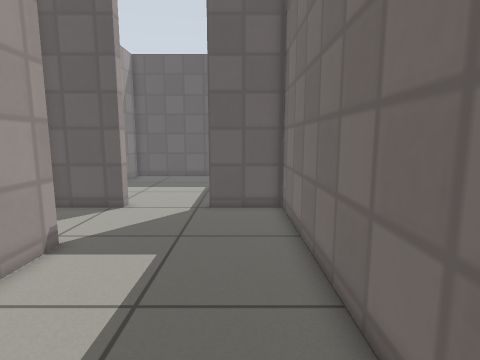
[1] (above)

17 first-person views from a walk through a world built for the Gazebo simulator. The camera is 0.78 m above the floor, tilts 8° down and sees 80° across. The floor is counted in squares, 0.25 m on a side. Each view is taken from the middle of a square. On the plan, view 1 faces up. The plan holds only what a view shows up to about 20 squares ahead; the rest is blank. Simple patterns stand in for the simulator's built-in surfaces.

[2]
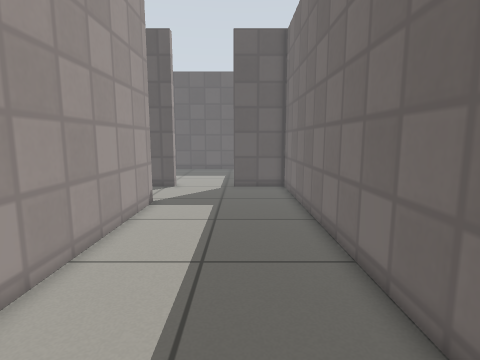

[3]
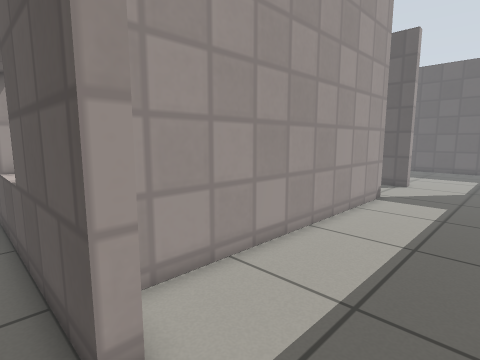

[4]
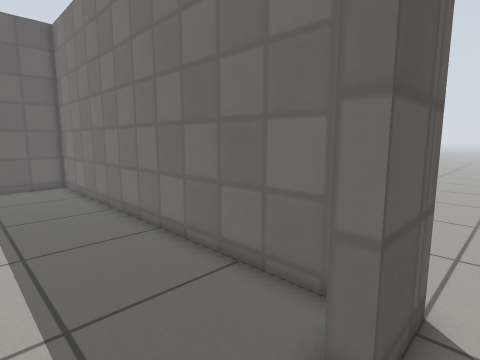

[5]
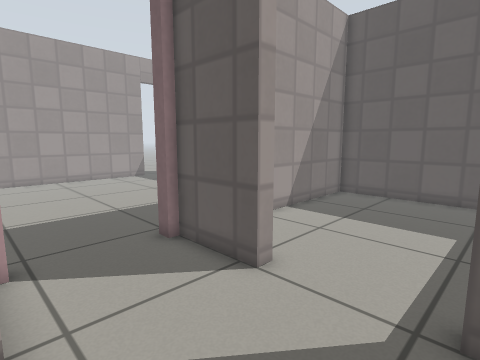

[6]
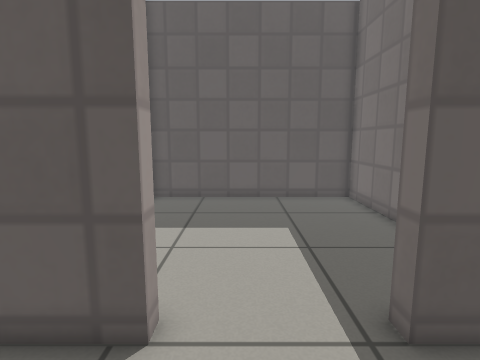

[7]
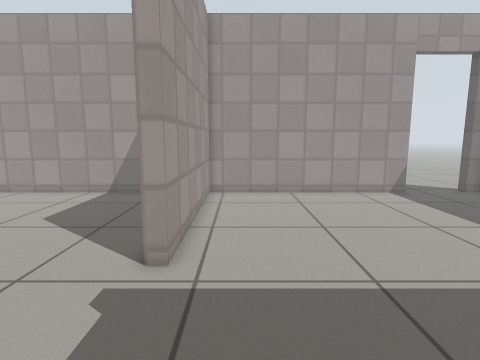

[8]
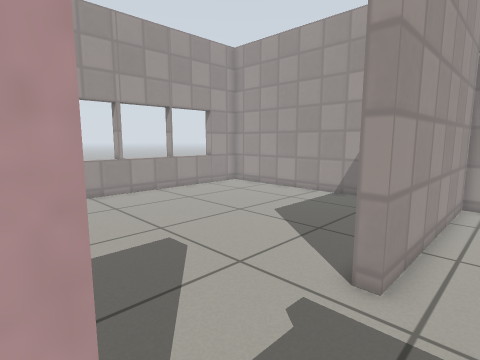

[9]
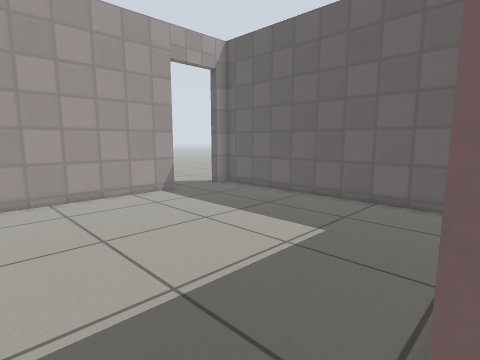

[10]
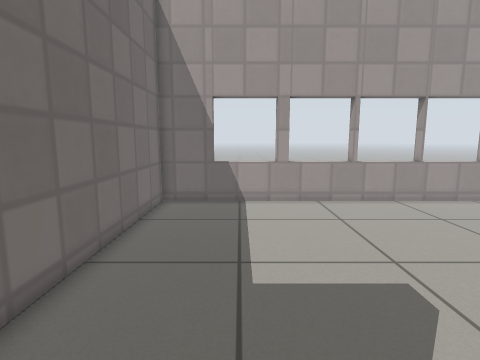

[11]
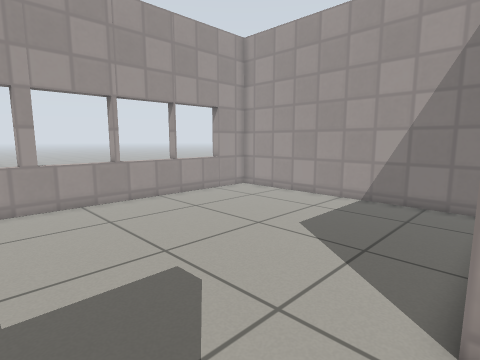

[12]
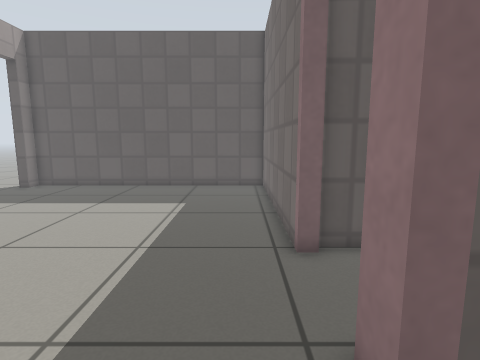

[13]
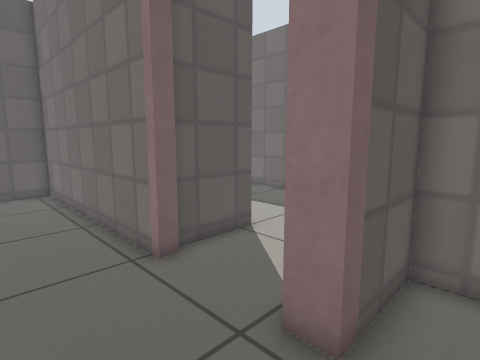

[14]
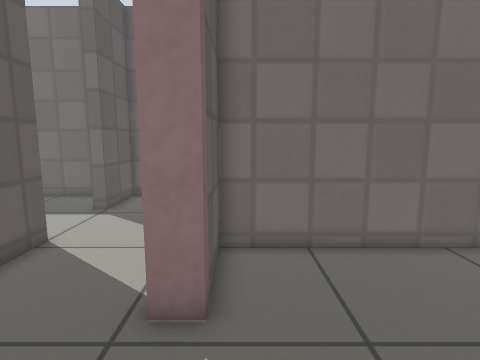

[15]
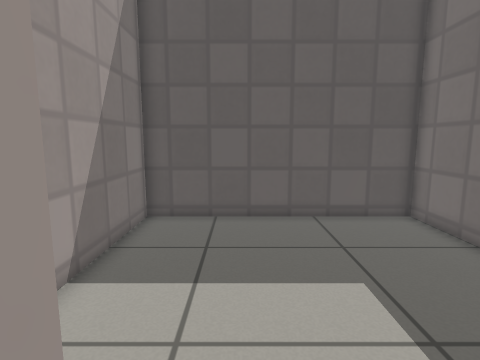

[16]
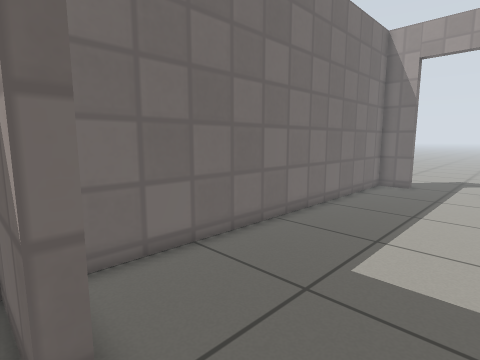

[17]
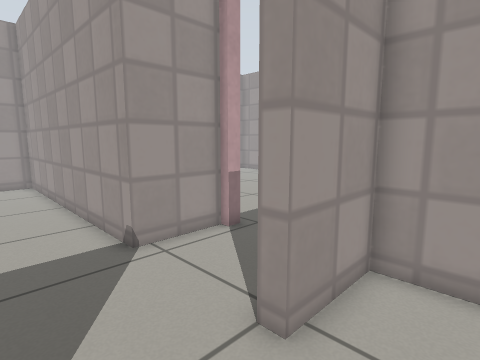

### Floor plan
Ten units are one square. View 1 is at (0, 0); x grows to the right and y downward. Boxes are objects, and circles mark ways between rooms. Rooms are numbered by the first view taken in them; rooms with no view inside come last. Other rooms are left out.
<svg viewBox="-265 -249 296 334">
<path fill="none" stroke="#000" d="M-54 -82 -54 64 -39 64M-35 64 -35 70M1 70 1 64 20 64 20 -130 -14 -130M-35 70 -134 70M26 70 1 70M-88 -126 -94 -126 -94 -244 -248 -244 -248 -234M-248 -199 -248 -82 -148 -82M-94 -86 -88 -86M-88 -82 -54 -82M-54 -130 -88 -130M-148 -82 -148 -75M-157 64 -157 70M-118 64 -118 70M-191 64 -191 70M-224 64 -224 70M-248 -69 -248 60M-244 64 -60 64 -60 -76 -94 -76 -94 -86M-88 -156 -88 -136 -54 -136 -54 -130M-14 -130 -14 -136 20 -136M20 -152 20 -244 -88 -244 -88 -179"/>
<circle cx="-15" cy="70" r="3" fill="#2a7"/>
<circle cx="-50" cy="-105" r="3" fill="#2a7"/>
<circle cx="-35" cy="-130" r="3" fill="#2a7"/>
<circle cx="-250" cy="-215" r="3" fill="#2a7"/>
<circle cx="-120" cy="-80" r="3" fill="#2a7"/>
<text x="-20" y="-30">1</text>
<text x="-260" y="-90">2</text>
<text x="-160" y="-160">3</text>
<text x="-150" y="-10">4</text>
<text x="-40" y="-190">5</text>
</svg>
Room 1 opens to room 2. Room 1 opens to room 3. Room 1 opens to room 5. Room 2 opens to room 3. Room 3 opens to room 4.

Where each view was taken, in squares from view 1:
view 1: 0 up, 0 right, facing up
view 2: 6 down, 1 left, facing up
view 3: 8 down, 0 right, facing up-left
view 4: 8 down, 3 left, facing up-right
view 5: 8 up, 1 left, facing up-left
view 6: 9 up, 4 left, facing up
view 7: 10 up, 8 left, facing left
view 8: 10 up, 9 left, facing down-left
view 9: 10 up, 9 left, facing up-left
view 10: 8 up, 10 left, facing down
view 11: 8 up, 10 left, facing down-left
view 12: 5 up, 11 left, facing up
view 13: 6 up, 13 left, facing up-right
view 14: 7 up, 14 left, facing right
view 15: 13 up, 5 left, facing up
view 16: 14 up, 5 left, facing down-right
view 17: 16 up, 2 left, facing down-left
